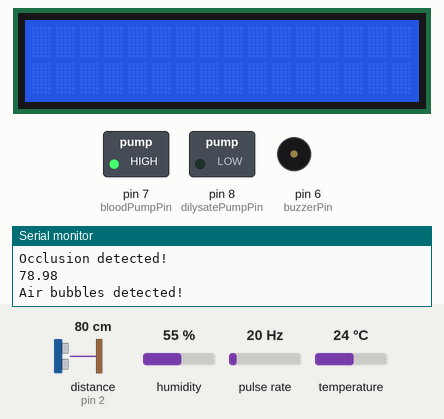
Recording of a sketch running on a simulated Arduino Uno, built with avr-gcc and run on an emulated ATmega328P. Shown: 16×2 character LCD, switched loads named in the sketch (green lamp = pin HIGH), buzzer (waves = sounding, pin HIGH), the last lines printed to the serial monitor. Wiring (inferred from the names in the program): ultrasonic range finder: trigger pin 3; echo pin 2; pulse sensor: data pin 5. The inputs (shaded band) are chosen by the test bench; at power-on: pulse rate 20 Hz, temperature 24 °C, distance to the obstacle (sensor on pin 2) 80 cm, humidity 55 %. The echo pulse lasts 58.3 µs per cm; pins used as bus, display or sensor lines are not drawn.

Above: at 1.2 s.
1.3 s: pulse rate (sensor on pin 5) set to 0 Hz
At 2.7 s:
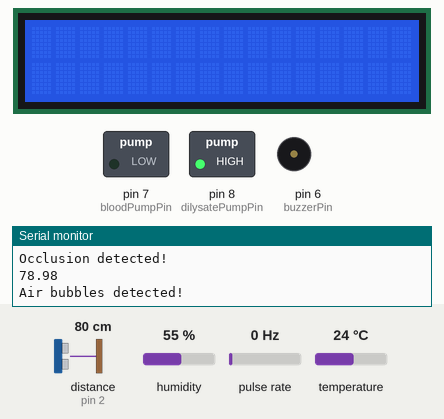
At 3.08 s:
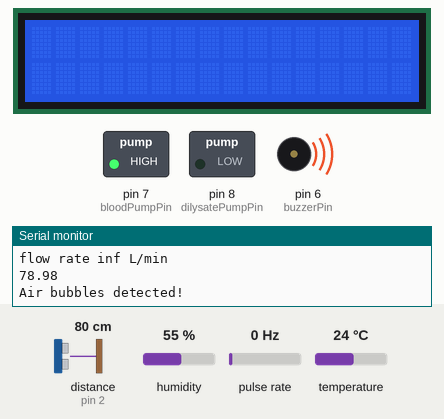
10.2 s: temperature set to 12 °C
18.2 s: distance to the obstacle (sensor on pin 2) set to 12 cm
19.7 s: distance to the obstacle (sensor on pin 2) set to 9 cm
21.2 s: distance to the obstacle (sensor on pin 2) set to 18 cm
At 25.11 s:
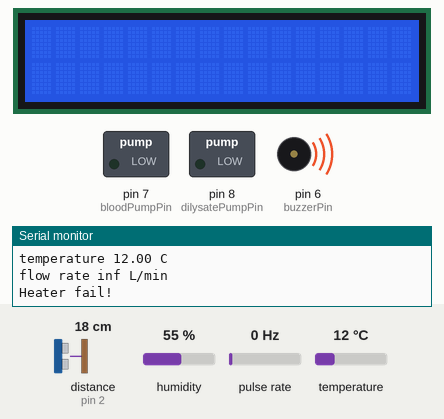
Timing chart, 0 to 25.4 s (numbered marks = the images above; inputs shaded):
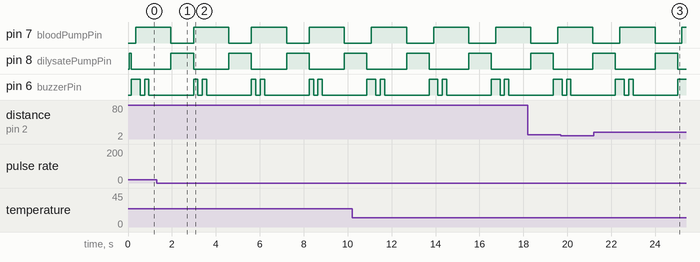

The sketch:

Hemodialysis.ino
```cpp
#include <Wire.h>
#include <LiquidCrystal_I2C.h>
#include <DHT.h>

#define DHTPIN 4      // Pin to which the DHT11 is connected
#define DHTTYPE DHT11 // Type of the DHT sensor

DHT dht(DHTPIN, DHTTYPE);

// Set the LCD address to 0x27 for a 16 chars and 2 line display
LiquidCrystal_I2C lcd(0x27, 16, 2);

// Buzzer control pin
int buzzerPin = 6;

// Water flow sensor pin
int flowSensorPin = 5;

int bloodPumpPin = 7;
int dilysatePumpPin = 8;

// Ultrasonic sensor pins
const int echoPin = 2;
const int trigPin = 3;

// Desired flow rate in L/min and temperature in C
float desiredFlowRate = 1;
float desiredTemperature = 23;

float currentFlowRate = 0.0;
float temperature = 0.0;

void setup() {

  pinMode(buzzerPin, OUTPUT);

  pinMode(flowSensorPin, INPUT);

  pinMode(bloodPumpPin, OUTPUT);
  pinMode(dilysatePumpPin, OUTPUT);

  pinMode(trigPin, OUTPUT);
  pinMode(echoPin, INPUT);

  lcd.init(); // initialize the lcd
  lcd.backlight(); // open the backlight
  lcd.clear();

  Serial.begin(9600);
  dht.begin();
}

void loop() {

  digitalWrite(bloodPumpPin, LOW);
  digitalWrite(dilysatePumpPin, HIGH);
  // Read the current flow rate
  int flow = pulseIn(flowSensorPin, HIGH);  // Measure pulse width
  currentFlowRate = 1000.0 / (flow * 2.5);  // Convert pulse width to flow rate

  temperature = dht.readTemperature();
  // lcd.clear();
  // lcd.print("Flow Rate " + String((int)currentFlowRate) + "L/m");
  // lcd.setCursor(0, 1);
  // lcd.print("DilysateTemp " + String((int)temperature) + "C");

  Serial.print("temperature ");
  Serial.print(temperature);
  Serial.println(" C");
  Serial.print("flow rate ");
  Serial.print(currentFlowRate);
  Serial.println(" L/min");

  // Check for occlusion
  if (currentFlowRate < 0.9 * desiredFlowRate){
    Serial.println("Occlusion detected!");
    digitalWrite(bloodPumpPin, LOW);
    digitalWrite(dilysatePumpPin, LOW);

    digitalWrite(buzzerPin, HIGH);  // Turn the buzzer on
    delay(200);  // Wait for 200 milliseconds
    digitalWrite(buzzerPin, LOW);  // Turn the buzzer off
  }

  // check for temperature
  if (desiredTemperature + 2 < temperature || temperature < desiredTemperature - 2){
    Serial.println("Heater fail!");
    digitalWrite(bloodPumpPin, LOW);
    digitalWrite(dilysatePumpPin, LOW);

    digitalWrite(buzzerPin, HIGH);  // Turn the buzzer on
    delay(200);  // Wait for 200 milliseconds
    digitalWrite(buzzerPin, LOW);  // Turn the buzzer off
  }

  // Ultrasonic sensor
  digitalWrite(trigPin, LOW);
  delayMicroseconds(2);
  digitalWrite(trigPin, HIGH);
  delayMicroseconds(10);
  digitalWrite(trigPin, LOW);

  long duration = pulseIn(echoPin, HIGH);
  float distance = duration * 0.034 / 2;
  Serial.println(distance);

  // Check for air bubbles
  if (distance > 10) {  // Adjust the threshold as needed
    Serial.println("Air bubbles detected!");
    digitalWrite(bloodPumpPin, HIGH);
    digitalWrite(dilysatePumpPin, LOW);

    digitalWrite(buzzerPin, HIGH);  // Turn the buzzer on
    delay(200);  // Wait for 200 milliseconds
    digitalWrite(buzzerPin, LOW);  // Turn the buzzer off
    delay(200);  // Wait for 200 milliseconds
    digitalWrite(buzzerPin, HIGH);  // Turn the buzzer on
    delay(200);  // Wait for 200 milliseconds
    digitalWrite(buzzerPin, LOW);  // Turn the buzzer off
  }

  delay(1000);
}
```

Measured:
- after the input at 1.3 s, pin 7 (bloodPumpPin): alternates HIGH for 1.6 s and LOW for 1.0 s, starting after 1.7 s; pin 8 (dilysatePumpPin): alternates HIGH for 1.0 s and LOW for 1.6 s, starting after 1.7 s
- after the input at 21.2 s, pin 7 (bloodPumpPin): LOW → HIGH after 1.2 s, → LOW 1.6 s later, → HIGH 1.2 s later
- by itself, pin 6 (buzzerPin): repeats every 2.6 s: LOW 0.20 s, HIGH 0.20 s, LOW 2.0 s, HIGH 0.20 s
